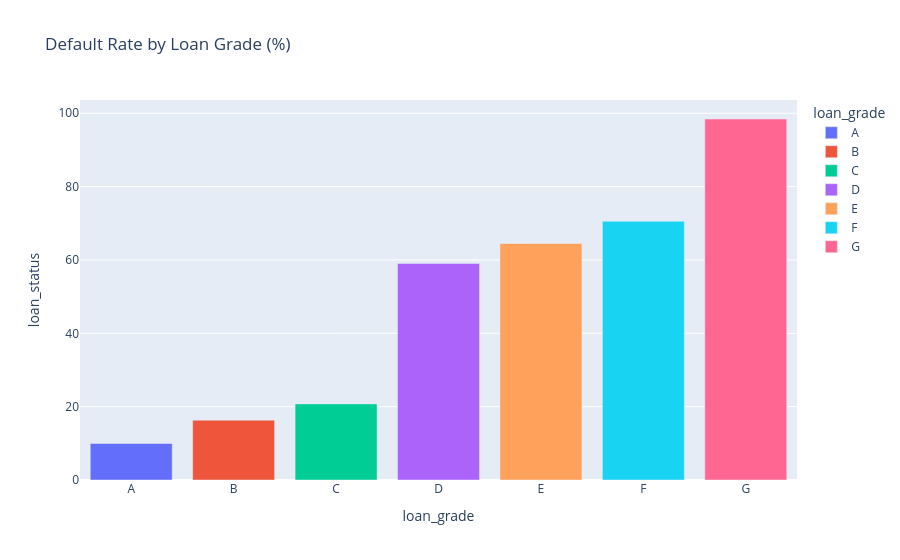

Here is the notebook cell this chart was saved with:
### Code cell
risk = (
    df.groupby("loan_grade")["loan_status"]
      .mean()
      .reset_index()
)

risk["loan_status"] *= 100

fig = px.bar(
    risk,
    x="loan_grade",
    y="loan_status",
    color="loan_grade",
    title="Default Rate by Loan Grade (%)"
)

fig.show()

### Figure 1 — Plotly figure (JSON) as saved in the notebook; plotly's stock layout.template omitted (floating-point values rounded to 4 significant figures)
{"data": [{"hovertemplate": "loan_grade=%{x}<br>loan_status=%{y}<extra></extra>", "legendgroup": "A", "marker": {"color": "#636efa", "pattern": {"shape": ""}}, "name": "A", "orientation": "v", "showlegend": true, "textposition": "auto", "type": "bar", "x": ["A"], "xaxis": "x", "y": [9.96], "yaxis": "y"}, {"hovertemplate": "loan_grade=%{x}<br>loan_status=%{y}<extra></extra>", "legendgroup": "B", "marker": {"color": "#EF553B", "pattern": {"shape": ""}}, "name": "B", "orientation": "v", "showlegend": true, "textposition": "auto", "type": "bar", "x": ["B"], "xaxis": "x", "y": [16.32], "yaxis": "y"}, {"hovertemplate": "loan_grade=%{x}<br>loan_status=%{y}<extra></extra>", "legendgroup": "C", "marker": {"color": "#00cc96", "pattern": {"shape": ""}}, "name": "C", "orientation": "v", "showlegend": true, "textposition": "auto", "type": "bar", "x": ["C"], "xaxis": "x", "y": [20.75], "yaxis": "y"}, {"hovertemplate": "loan_grade=%{x}<br>loan_status=%{y}<extra></extra>", "legendgroup": "D", "marker": {"color": "#ab63fa", "pattern": {"shape": ""}}, "name": "D", "orientation": "v", "showlegend": true, "textposition": "auto", "type": "bar", "x": ["D"], "xaxis": "x", "y": [59.06], "yaxis": "y"}, {"hovertemplate": "loan_grade=%{x}<br>loan_status=%{y}<extra></extra>", "legendgroup": "E", "marker": {"color": "#FFA15A", "pattern": {"shape": ""}}, "name": "E", "orientation": "v", "showlegend": true, "textposition": "auto", "type": "bar", "x": ["E"], "xaxis": "x", "y": [64.49], "yaxis": "y"}, {"hovertemplate": "loan_grade=%{x}<br>loan_status=%{y}<extra></extra>", "legendgroup": "F", "marker": {"color": "#19d3f3", "pattern": {"shape": ""}}, "name": "F", "orientation": "v", "showlegend": true, "textposition": "auto", "type": "bar", "x": ["F"], "xaxis": "x", "y": [70.54], "yaxis": "y"}, {"hovertemplate": "loan_grade=%{x}<br>loan_status=%{y}<extra></extra>", "legendgroup": "G", "marker": {"color": "#FF6692", "pattern": {"shape": ""}}, "name": "G", "orientation": "v", "showlegend": true, "textposition": "auto", "type": "bar", "x": ["G"], "xaxis": "x", "y": [98.44], "yaxis": "y"}], "layout": {"barmode": "relative", "legend": {"title": {"text": "loan_grade"}, "tracegroupgap": 0}, "title": {"text": "Default Rate by Loan Grade (%)"}, "xaxis": {"anchor": "y", "categoryarray": ["A", "B", "C", "D", "E", "F", "G"], "categoryorder": "array", "domain": [0, 1], "title": {"text": "loan_grade"}}, "yaxis": {"anchor": "x", "domain": [0, 1], "title": {"text": "loan_status"}}}}
